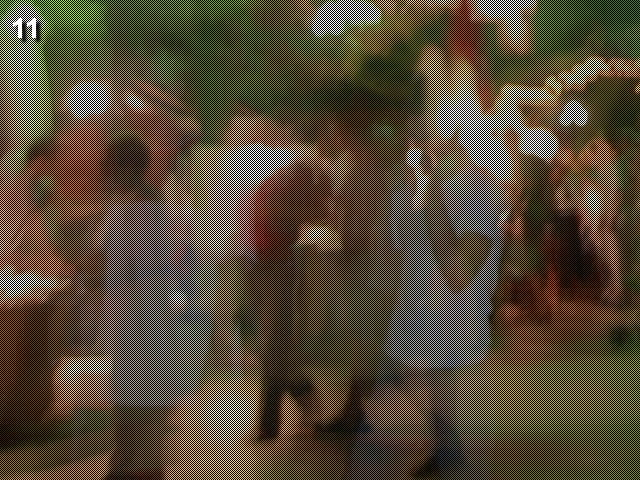
#> input picture pc11 cave.jpg, 640 x 480 px
$ python 'pc11 5808.py'
#> lines starting #> are read from the running program, lines starting #| are printed output that depends on the picture
# http://www.pythonchallenge.com/pc/return/5808.html
#
# ANSWER: http://huge:file@www.pythonchallenge.com/pc/return/evil.html


import Image
im = Image.open("pc11 cave.jpg")
#> im is the input picture: PIL image 640x480 RGB; mean R, G, B 85.8, 73.7, 57.3
for x in range(im.size[0]):
    for y in range(im.size[1]):
        im.putpixel((x//2, y//2), im.getpixel((x, y)))
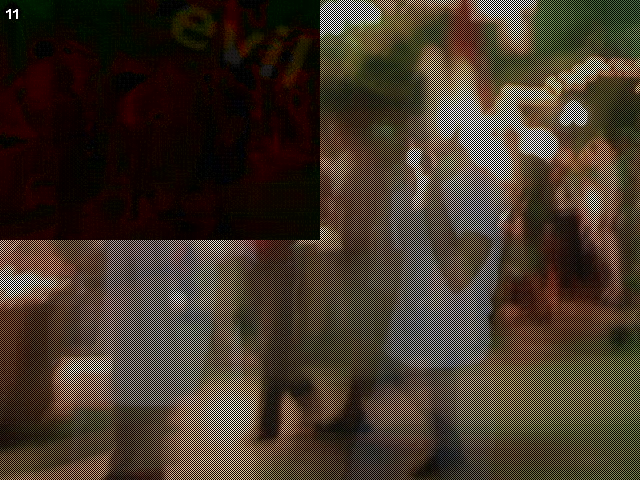
#> im: PIL image 640x480 RGB; mean R, G, B 66.8, 54.4, 41.9
im.show()

$ run again, with pc07 oxygen.png saved as pc11 cave.jpg
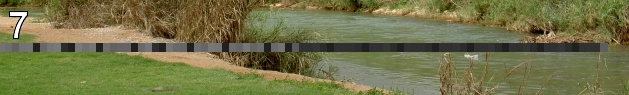
#> input picture pc07 oxygen.png, 629 x 95 px
#> im is the input picture: PIL image 629x95 RGB; mean R, G, B 114.6, 114.9, 72.2
#> after the loop `for x in range(im.size[0]):`:
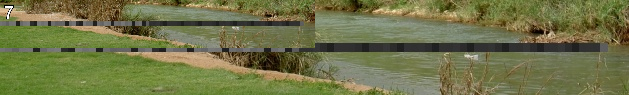
#> im: PIL image 629x95 RGB; mean R, G, B 112.7, 116.5, 72.1
